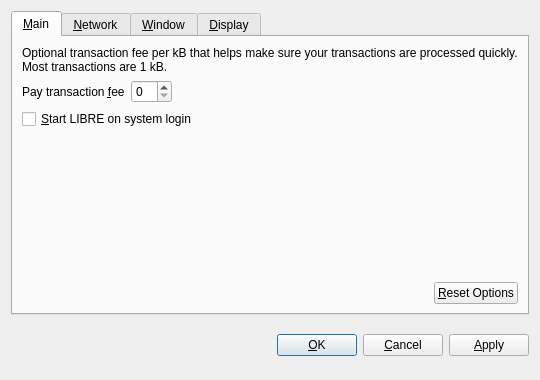
<?xml version="1.0" encoding="UTF-8"?>
<ui version="4.0">
 <class>OptionsDialog</class>
 <widget class="QDialog" name="OptionsDialog">
  <property name="geometry">
   <rect>
    <x>0</x>
    <y>0</y>
    <width>540</width>
    <height>380</height>
   </rect>
  </property>
  <property name="windowTitle">
   <string>Options</string>
  </property>
  <property name="modal">
   <bool>true</bool>
  </property>
  <layout class="QVBoxLayout" name="verticalLayout">
   <item>
    <widget class="QTabWidget" name="tabWidget">
     <property name="tabPosition">
      <enum>QTabWidget::North</enum>
     </property>
     <property name="currentIndex">
      <number>0</number>
     </property>
     <widget class="QWidget" name="tabMain">
      <attribute name="title">
       <string>&amp;Main</string>
      </attribute>
      <layout class="QVBoxLayout" name="verticalLayout_Main">
       <item>
        <widget class="QLabel" name="transactionFeeInfoLabel">
         <property name="text">
          <string>Optional transaction fee per kB that helps make sure your transactions are processed quickly. Most transactions are 1 kB.</string>
         </property>
         <property name="textFormat">
          <enum>Qt::PlainText</enum>
         </property>
         <property name="wordWrap">
          <bool>true</bool>
         </property>
        </widget>
       </item>
       <item>
        <layout class="QHBoxLayout" name="horizontalLayout_1_Main">
         <item>
          <widget class="QLabel" name="transactionFeeLabel">
           <property name="text">
            <string>Pay transaction &amp;fee</string>
           </property>
           <property name="textFormat">
            <enum>Qt::PlainText</enum>
           </property>
           <property name="buddy">
            <cstring>transactionFee</cstring>
           </property>
          </widget>
         </item>
         <item>
          <widget class="BitcoinAmountField" name="transactionFee"/>
         </item>
         <item>
          <spacer name="horizontalSpacer_1_Main">
           <property name="orientation">
            <enum>Qt::Horizontal</enum>
           </property>
           <property name="sizeHint" stdset="0">
            <size>
             <width>40</width>
             <height>20</height>
            </size>
           </property>
          </spacer>
         </item>
        </layout>
       </item>
       <item>
        <widget class="QCheckBox" name="bitcoinAtStartup">
         <property name="toolTip">
          <string>Automatically start LIBRE after logging in to the system.</string>
         </property>
         <property name="text">
          <string>&amp;Start LIBRE on system login</string>
         </property>
        </widget>
       </item>
       <item>
        <spacer name="verticalSpacer_Main">
         <property name="orientation">
          <enum>Qt::Vertical</enum>
         </property>
         <property name="sizeHint" stdset="0">
          <size>
           <width>20</width>
           <height>40</height>
          </size>
         </property>
        </spacer>
       </item>
       <item>
        <layout class="QHBoxLayout" name="horizontalLayout_2_Main">
         <item>
          <spacer name="horizontalSpacer_2_Main">
           <property name="orientation">
            <enum>Qt::Horizontal</enum>
           </property>
           <property name="sizeHint" stdset="0">
            <size>
             <width>40</width>
             <height>20</height>
            </size>
           </property>
          </spacer>
         </item>
         <item>
          <widget class="QPushButton" name="resetButton">
           <property name="toolTip">
            <string>Reset all client options to default.</string>
           </property>
           <property name="text">
            <string>&amp;Reset Options</string>
           </property>
           <property name="autoDefault">
            <bool>false</bool>
           </property>
          </widget>
         </item>
        </layout>
       </item>
      </layout>
     </widget>
     <widget class="QWidget" name="tabNetwork">
      <attribute name="title">
       <string>&amp;Network</string>
      </attribute>
      <layout class="QVBoxLayout" name="verticalLayout_Network">
       <item>
        <widget class="QCheckBox" name="mapPortUpnp">
         <property name="toolTip">
          <string>Automatically open the LIBRE client port on the router. This only works when your router supports UPnP and it is enabled.</string>
         </property>
         <property name="text">
          <string>Map port using &amp;UPnP</string>
         </property>
        </widget>
       </item>
       <item>
        <widget class="QCheckBox" name="connectSocks">
         <property name="toolTip">
          <string>Connect to the LIBRE network through a SOCKS proxy (e.g. when connecting through Tor).</string>
         </property>
         <property name="text">
          <string>&amp;Connect through SOCKS proxy:</string>
         </property>
        </widget>
       </item>
       <item>
        <layout class="QHBoxLayout" name="horizontalLayout_Network">
         <item>
          <widget class="QLabel" name="proxyIpLabel">
           <property name="text">
            <string>Proxy &amp;IP:</string>
           </property>
           <property name="textFormat">
            <enum>Qt::PlainText</enum>
           </property>
           <property name="buddy">
            <cstring>proxyIp</cstring>
           </property>
          </widget>
         </item>
         <item>
          <widget class="QValidatedLineEdit" name="proxyIp">
           <property name="maximumSize">
            <size>
             <width>140</width>
             <height>16777215</height>
            </size>
           </property>
           <property name="toolTip">
            <string>IP address of the proxy (e.g. 127.0.0.1)</string>
           </property>
          </widget>
         </item>
         <item>
          <widget class="QLabel" name="proxyPortLabel">
           <property name="text">
            <string>&amp;Port:</string>
           </property>
           <property name="textFormat">
            <enum>Qt::PlainText</enum>
           </property>
           <property name="buddy">
            <cstring>proxyPort</cstring>
           </property>
          </widget>
         </item>
         <item>
          <widget class="QLineEdit" name="proxyPort">
           <property name="maximumSize">
            <size>
             <width>55</width>
             <height>16777215</height>
            </size>
           </property>
           <property name="toolTip">
            <string>Port of the proxy (e.g. 9050)</string>
           </property>
          </widget>
         </item>
         <item>
          <widget class="QLabel" name="socksVersionLabel">
           <property name="text">
            <string>SOCKS &amp;Version:</string>
           </property>
           <property name="textFormat">
            <enum>Qt::PlainText</enum>
           </property>
           <property name="buddy">
            <cstring>socksVersion</cstring>
           </property>
          </widget>
         </item>
         <item>
          <widget class="QValueComboBox" name="socksVersion">
           <property name="toolTip">
            <string>SOCKS version of the proxy (e.g. 5)</string>
           </property>
          </widget>
         </item>
         <item>
          <spacer name="horizontalSpacer_Network">
           <property name="orientation">
            <enum>Qt::Horizontal</enum>
           </property>
           <property name="sizeHint" stdset="0">
            <size>
             <width>40</width>
             <height>20</height>
            </size>
           </property>
          </spacer>
         </item>
        </layout>
       </item>
       <item>
        <spacer name="verticalSpacer_Network">
         <property name="orientation">
          <enum>Qt::Vertical</enum>
         </property>
         <property name="sizeHint" stdset="0">
          <size>
           <width>20</width>
           <height>40</height>
          </size>
         </property>
        </spacer>
       </item>
      </layout>
     </widget>
     <widget class="QWidget" name="tabWindow">
      <attribute name="title">
       <string>&amp;Window</string>
      </attribute>
      <layout class="QVBoxLayout" name="verticalLayout_Window">
       <item>
        <widget class="QCheckBox" name="minimizeToTray">
         <property name="toolTip">
          <string>Show only a tray icon after minimizing the window.</string>
         </property>
         <property name="text">
          <string>&amp;Minimize to the tray instead of the taskbar</string>
         </property>
        </widget>
       </item>
       <item>
        <widget class="QCheckBox" name="minimizeOnClose">
         <property name="toolTip">
          <string>Minimize instead of exit the application when the window is closed. When this option is enabled, the application will be closed only after selecting Quit in the menu.</string>
         </property>
         <property name="text">
          <string>M&amp;inimize on close</string>
         </property>
        </widget>
       </item>
       <item>
        <spacer name="verticalSpacer_Window">
         <property name="orientation">
          <enum>Qt::Vertical</enum>
         </property>
         <property name="sizeHint" stdset="0">
          <size>
           <width>20</width>
           <height>40</height>
          </size>
         </property>
        </spacer>
       </item>
      </layout>
     </widget>
     <widget class="QWidget" name="tabDisplay">
      <attribute name="title">
       <string>&amp;Display</string>
      </attribute>
      <layout class="QVBoxLayout" name="verticalLayout_Display">
       <item>
        <layout class="QHBoxLayout" name="horizontalLayout_1_Display">
         <item>
          <widget class="QLabel" name="langLabel">
           <property name="text">
            <string>User Interface &amp;language:</string>
           </property>
           <property name="textFormat">
            <enum>Qt::PlainText</enum>
           </property>
           <property name="buddy">
            <cstring>lang</cstring>
           </property>
          </widget>
         </item>
         <item>
          <widget class="QValueComboBox" name="lang">
           <property name="toolTip">
            <string>The user interface language can be set here. This setting will take effect after restarting LIBRE.</string>
           </property>
          </widget>
         </item>
        </layout>
       </item>
       <item>
        <layout class="QHBoxLayout" name="horizontalLayout_2_Display">
         <item>
          <widget class="QLabel" name="unitLabel">
           <property name="text">
            <string>&amp;Unit to show amounts in:</string>
           </property>
           <property name="textFormat">
            <enum>Qt::PlainText</enum>
           </property>
           <property name="buddy">
            <cstring>unit</cstring>
           </property>
          </widget>
         </item>
         <item>
          <widget class="QValueComboBox" name="unit">
           <property name="toolTip">
            <string>Choose the default subdivision unit to show in the interface and when sending coins.</string>
           </property>
          </widget>
         </item>
        </layout>
       </item>
       <item>
        <widget class="QCheckBox" name="displayAddresses">
         <property name="toolTip">
          <string>Whether to show LIBRE addresses in the transaction list or not.</string>
         </property>
         <property name="text">
          <string>&amp;Display addresses in transaction list</string>
         </property>
        </widget>
       </item>
       <item>
        <spacer name="verticalSpacer_Display">
         <property name="orientation">
          <enum>Qt::Vertical</enum>
         </property>
         <property name="sizeHint" stdset="0">
          <size>
           <width>20</width>
           <height>40</height>
          </size>
         </property>
        </spacer>
       </item>
      </layout>
     </widget>
    </widget>
   </item>
   <item>
    <layout class="QHBoxLayout" name="horizontalLayout_Buttons">
     <item>
      <spacer name="horizontalSpacer_1">
       <property name="orientation">
        <enum>Qt::Horizontal</enum>
       </property>
       <property name="sizeHint" stdset="0">
        <size>
         <width>40</width>
         <height>48</height>
        </size>
       </property>
      </spacer>
     </item>
     <item>
      <widget class="QLabel" name="statusLabel">
       <property name="font">
        <font>
         <weight>75</weight>
         <bold>true</bold>
        </font>
       </property>
       <property name="text">
        <string/>
       </property>
       <property name="textFormat">
        <enum>Qt::PlainText</enum>
       </property>
       <property name="wordWrap">
        <bool>true</bool>
       </property>
      </widget>
     </item>
     <item>
      <spacer name="horizontalSpacer_2">
       <property name="orientation">
        <enum>Qt::Horizontal</enum>
       </property>
       <property name="sizeHint" stdset="0">
        <size>
         <width>40</width>
         <height>48</height>
        </size>
       </property>
      </spacer>
     </item>
     <item>
      <widget class="QPushButton" name="okButton">
       <property name="text">
        <string>&amp;OK</string>
       </property>
      </widget>
     </item>
     <item>
      <widget class="QPushButton" name="cancelButton">
       <property name="text">
        <string>&amp;Cancel</string>
       </property>
       <property name="autoDefault">
        <bool>false</bool>
       </property>
      </widget>
     </item>
     <item>
      <widget class="QPushButton" name="applyButton">
       <property name="text">
        <string>&amp;Apply</string>
       </property>
       <property name="autoDefault">
        <bool>false</bool>
       </property>
      </widget>
     </item>
    </layout>
   </item>
  </layout>
 </widget>
 <customwidgets>
  <customwidget>
   <class>BitcoinAmountField</class>
   <extends>QSpinBox</extends>
   <header>bitcoinamountfield.h</header>
  </customwidget>
  <customwidget>
   <class>QValueComboBox</class>
   <extends>QComboBox</extends>
   <header>qvaluecombobox.h</header>
  </customwidget>
  <customwidget>
   <class>QValidatedLineEdit</class>
   <extends>QLineEdit</extends>
   <header>qvalidatedlineedit.h</header>
  </customwidget>
 </customwidgets>
 <resources/>
 <connections/>
</ui>
